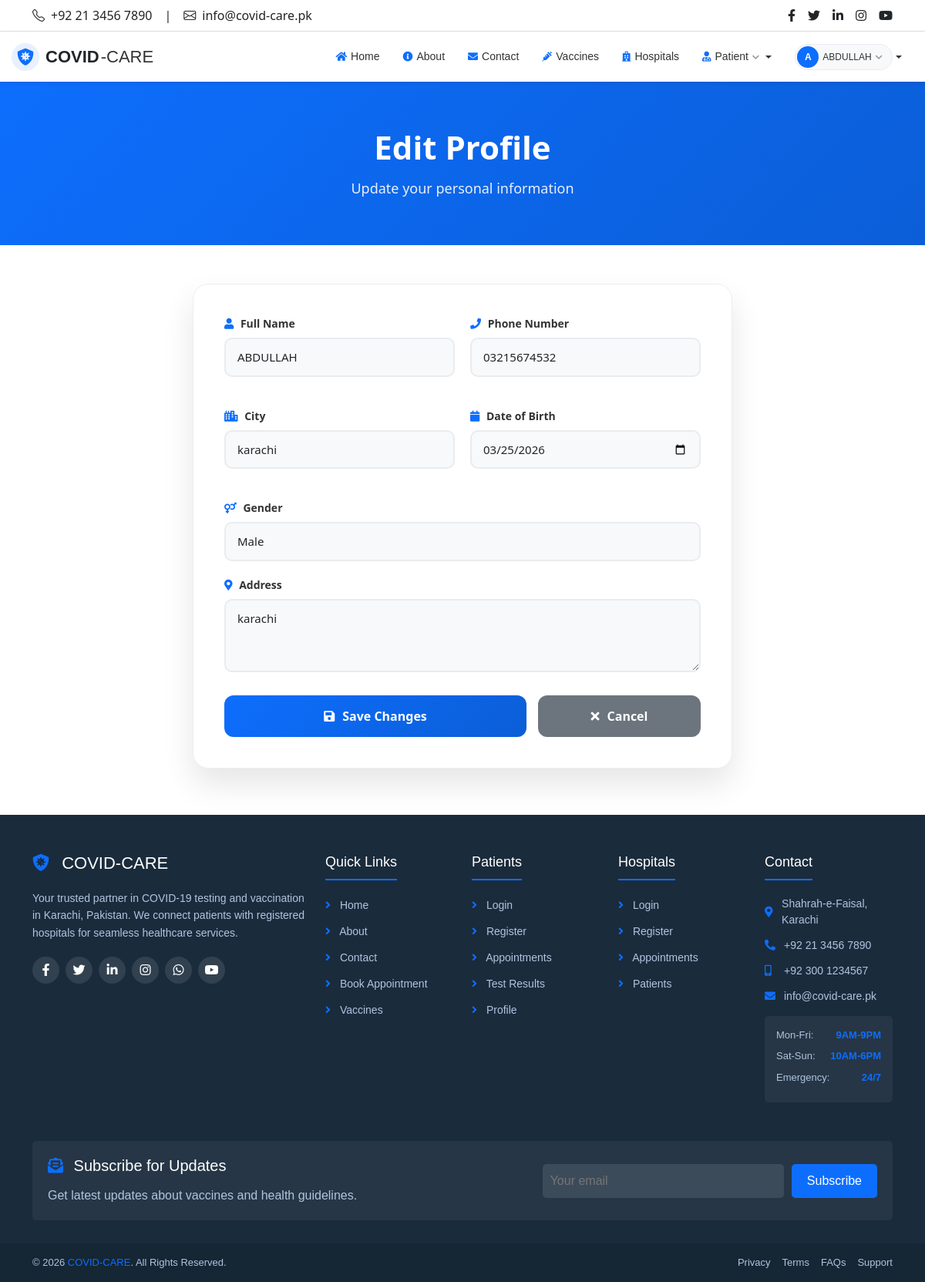
Screenshot of /patient/edit_profile.php (signed in) with the database file from the repository.
### tables this page shows
CREATE TABLE `patients` (
  `patient_id` int(11) NOT NULL,
  `name` varchar(100) DEFAULT NULL,
  `email` varchar(100) DEFAULT NULL,
  `phone` varchar(15) DEFAULT NULL,
  `password` varchar(255) DEFAULT NULL,
  `address` text DEFAULT NULL,
  `city` varchar(50) DEFAULT NULL,
  `dob` date DEFAULT NULL,
  `gender` enum('Male','Female','Other') DEFAULT NULL,
  `created_at` timestamp NOT NULL DEFAULT current_timestamp()
);

### includes/functions.php (called while the page is built, shortened)
<?php
function getRecord($conn, $table, $where, $value) {
    $value = mysqli_real_escape_string($conn, $value);
    $query = "SELECT * FROM $table WHERE $where = '$value' LIMIT 1";
    $result = mysqli_query($conn, $query);
    if ($result && mysqli_num_rows($result) > 0) {
        return mysqli_fetch_assoc($result);
    }
    return null;
}
?>

### patient/edit_profile.php (the view, shortened to what this page needs)
<?php
require_once '../config.php';
require_once '../includes/functions.php';
require_once '../includes/header.php';
require_once '../includes/navbar.php';
$patient_id = $_SESSION['patient_id'];
$patient = getRecord($conn, 'patients', 'patient_id', $patient_id);
?>
<section class="page-header">
    <div class="container">
        <h1>Edit Profile</h1>
        <p>Update your personal information</p>
    </div>
</section>
<section class="container">
    <div class="edit-container">
        <div class="edit-card">
            <form method="POST" action="">
                <div class="form-row">
                    <div class="form-group">
                        <label class="form-label">
                            <i class="fas fa-user"></i> Full Name
                        </label>
                        <input type="text" class="form-control" name="name" value="<?php echo $patient['name']; ?>" required>
                    </div>
                    <div class="form-group">
                        <label class="form-label">
                            <i class="fas fa-phone"></i> Phone Number
                        </label>
                        <input type="tel" class="form-control" name="phone" value="<?php echo $patient['phone']; ?>" required>
                    </div>
                </div>
                <div class="form-row">
                    <div class="form-group">
                        <label class="form-label">
                            <i class="fas fa-city"></i> City
                        </label>
                        <input type="text" class="form-control" name="city" value="<?php echo $patient['city']; ?>" required>
                    </div>
                    <div class="form-group">
                        <label class="form-label">
                            <i class="fas fa-calendar"></i> Date of Birth
                        </label>
                        <input type="date" class="form-control" name="dob" value="<?php echo $patient['dob']; ?>" required>
                    </div>
                </div>
                <div class="form-group">
                    <label class="form-label">
                        <i class="fas fa-venus-mars"></i> Gender
                    </label>
                    <select class="form-control" name="gender" required>
                        <option value="Male" <?php echo ($patient['gender'] == 'Male') ? 'selected' : ''; ?>>Male</option>
                    </select>
                </div>
                <div class="form-group">
                    <label class="form-label">
                        <i class="fas fa-map-marker-alt"></i> Address
                    </label>
                    <textarea class="form-control" name="address" rows="3" required><?php echo $patient['address']; ?></textarea>
                </div>
                <div class="btn-group">
                    <button type="submit" class="btn-save">
                        <i class="fas fa-save"></i> Save Changes
                    </button>
                    <a href="<?php echo SITE_URL; ?>patient/profile.php" class="btn-cancel">
                        <i class="fas fa-times"></i> Cancel
                    </a>
                </div>
            </form>
        </div>
    </div>
</section>
<?php
require_once '../includes/footer.php';
?>

### patient/edit_profile.php (style rules this page uses)
.page-header { background: linear-gradient(135deg, #0d6efd, #0b5ed7); padding: 60px 0; margin-bottom: 50px; color: white; text-align: center; }
.page-header h1 { font-size: 42px; font-weight: 700; margin-bottom: 15px; }
.page-header p { font-size: 18px; max-width: 700px; margin: 0 auto; opacity: 0.9; }
.edit-container { max-width: 700px; margin: 0 auto 60px; }
.edit-card { background: white; border-radius: 20px; padding: 40px; box-shadow: 0 20px 40px rgba(0,0,0,0.1); border: 1px solid #eee; }
.form-row { display: grid; grid-template-columns: 1fr 1fr; gap: 20px; margin-bottom: 20px; }
.form-group { margin-bottom: 20px; }
.form-label { display: block; margin-bottom: 8px; font-weight: 600; color: #333; font-size: 14px; }
.form-label i { color: #0d6efd; margin-right: 5px; }
.form-control { width: 100%; padding: 12px 15px; border: 2px solid #e9ecef; border-radius: 10px; font-size: 15px; transition: all 0.3s ease; background: #f8f9fa; }
select.form-control { cursor: pointer; }
.btn-group { display: flex; gap: 15px; margin-top: 30px; }
.btn-save { flex: 2; padding: 15px; background: linear-gradient(135deg, #0d6efd, #0b5ed7); color: white; border: none; border-radius: 12px; font-size: 16px; font-weight: 600; cursor: pointer; transition: all 0.3s ease; display: flex; align-items: center; justify-content: center; gap: 10px; }
.btn-cancel { flex: 1; padding: 15px; background: #6c757d; color: white; border: none; border-radius: 12px; font-size: 16px; font-weight: 600; text-decoration: none; display: flex; align-items: center; justify-content: center; gap: 10px; transition: all 0.3s ease; }

### rows the page displays
patients: name "ABDULLAH", phone "03215674532", city "karachi", dob "03/25/2026", gender "Male", address "karachi"

### other values shown
substr($user_name, 0, 1) "A"
$user_name "ABDULLAH"
SITE_NAME "COVID-CARE"
